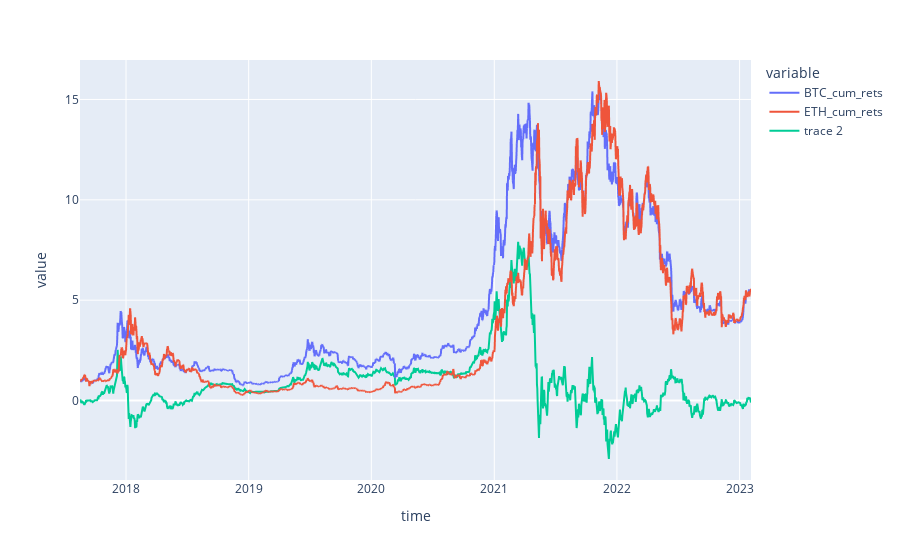

The notebook cell saved with this chart:
### Code cell
fig = px.line(data[['BTC_cum_rets', 'ETH_cum_rets']])

diff = data["BTC_cum_rets"] - data["ETH_cum_rets"]

fig.add_trace(
    go.Scatter(
        x = diff.index,
        y = diff
    )
)

fig

### Figure 1 — Plotly figure (JSON) as saved in the notebook; plotly's stock layout.template omitted (floating-point values rounded to 4 significant figures; data arrays with more than 128 entries replaced by an {"elided": "..."} marker saying what was removed)
{"data": [{"hovertemplate": "variable=BTC_cum_rets<br>time=%{x}<br>value=%{y}<extra></extra>", "legendgroup": "BTC_cum_rets", "line": {"color": "#636efa", "dash": "solid"}, "mode": "lines", "name": "BTC_cum_rets", "showlegend": true, "type": "scattergl", "x": {"elided": "1998 str values"}, "xaxis": "x", "y": {"elided": "1998 float values"}, "yaxis": "y"}, {"hovertemplate": "variable=ETH_cum_rets<br>time=%{x}<br>value=%{y}<extra></extra>", "legendgroup": "ETH_cum_rets", "line": {"color": "#EF553B", "dash": "solid"}, "mode": "lines", "name": "ETH_cum_rets", "showlegend": true, "type": "scattergl", "x": {"elided": "1998 str values"}, "xaxis": "x", "y": {"elided": "1998 float values"}, "yaxis": "y"}, {"type": "scatter", "x": {"elided": "1998 str values"}, "y": {"elided": "1998 float values"}}], "layout": {"legend": {"title": {"text": "variable"}, "tracegroupgap": 0}, "margin": {"t": 60}, "xaxis": {"anchor": "y", "domain": [0, 1], "title": {"text": "time"}}, "yaxis": {"anchor": "x", "domain": [0, 1], "title": {"text": "value"}}}}
